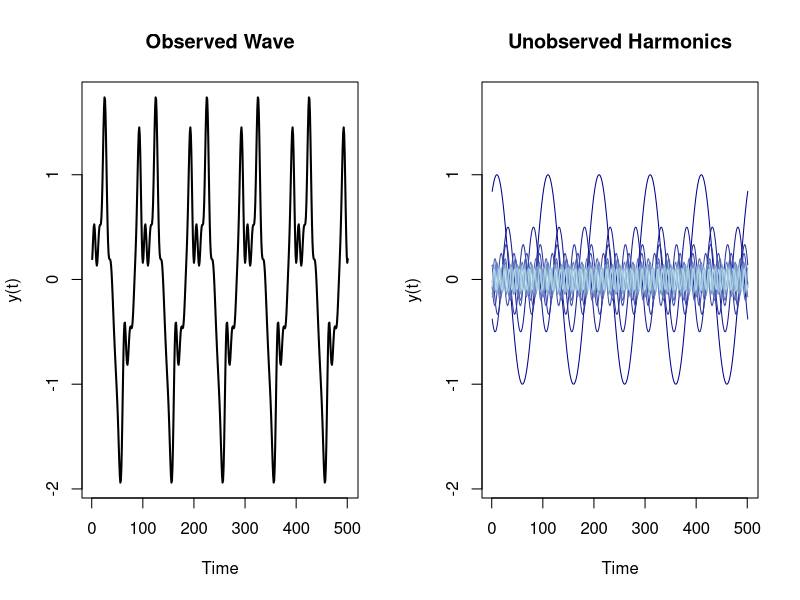
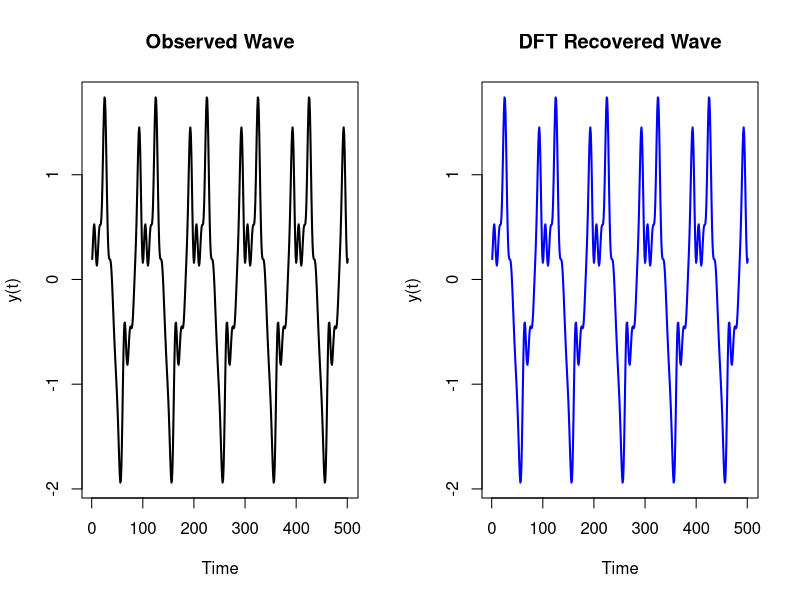
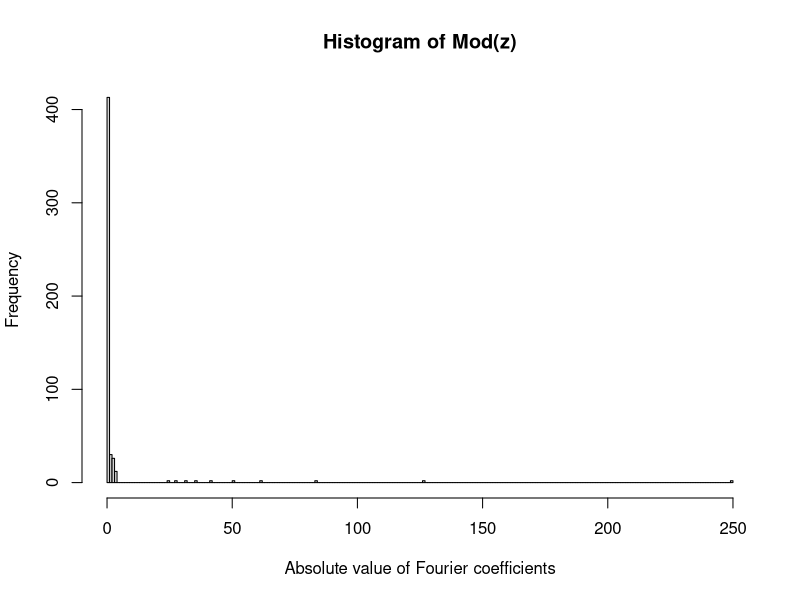
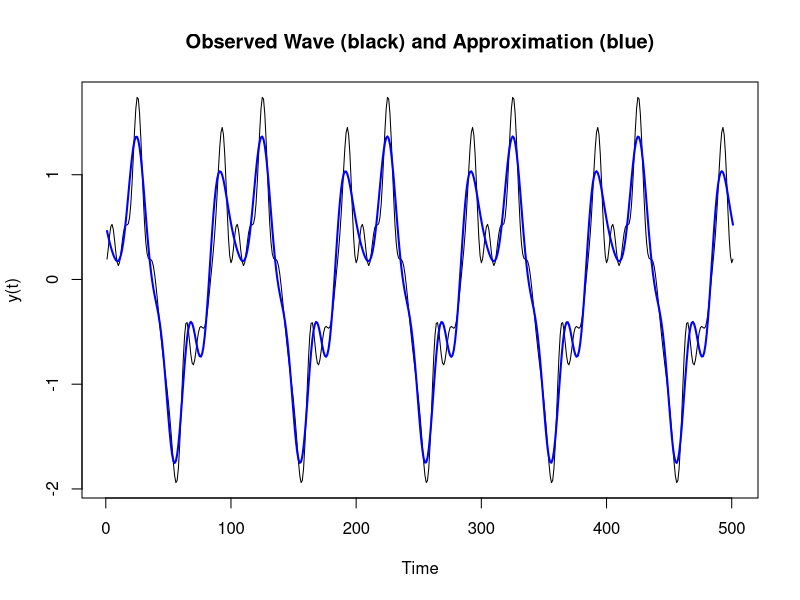
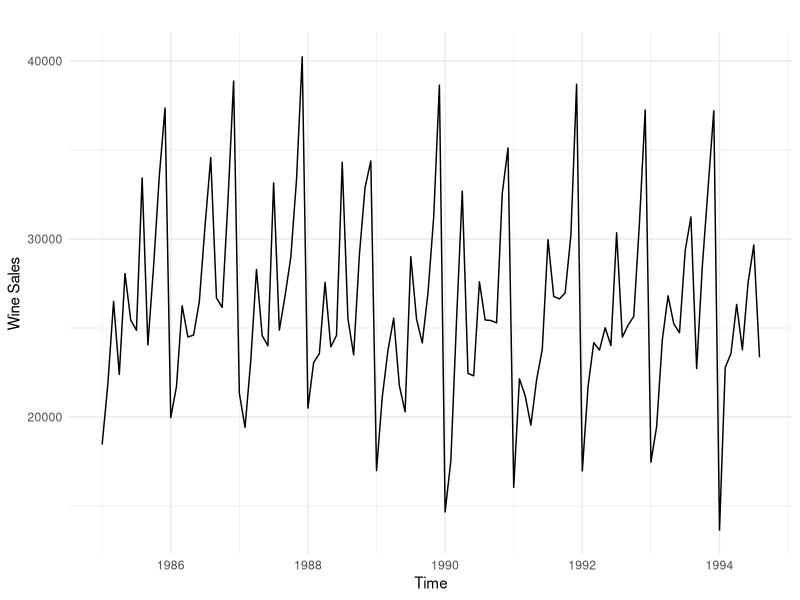
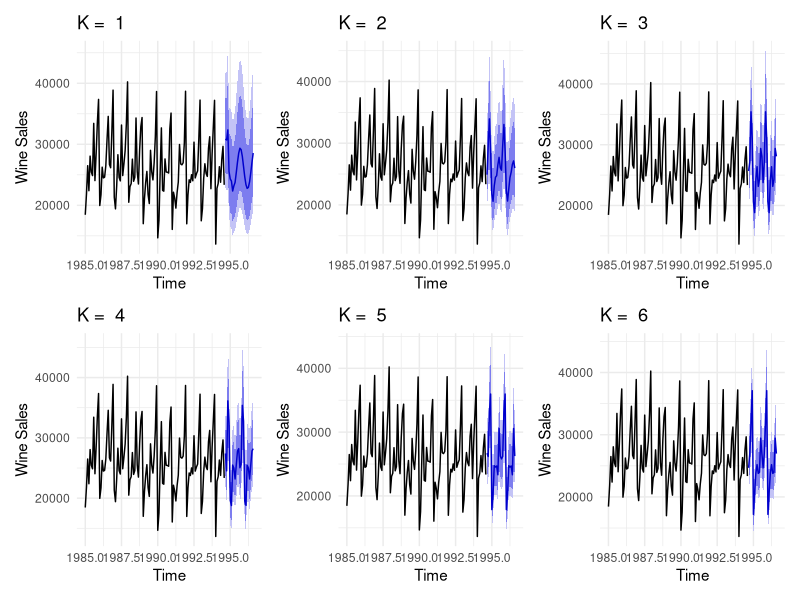
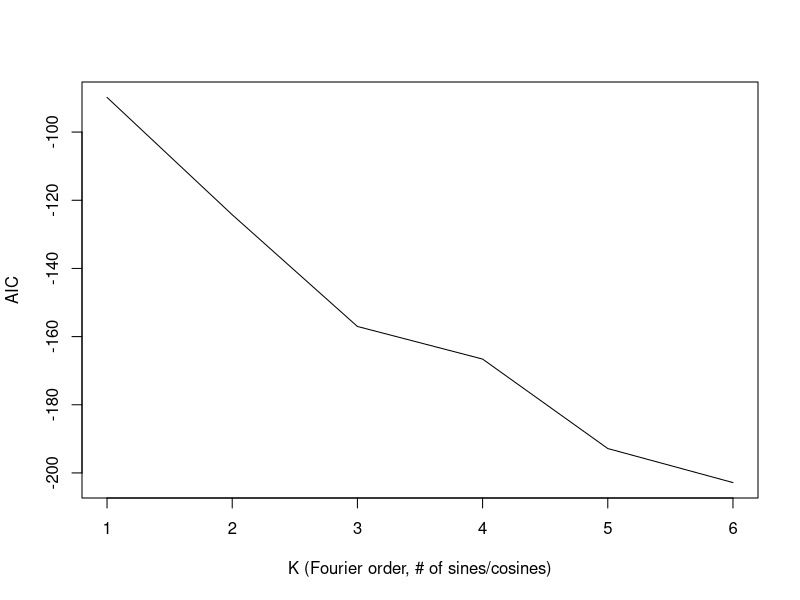
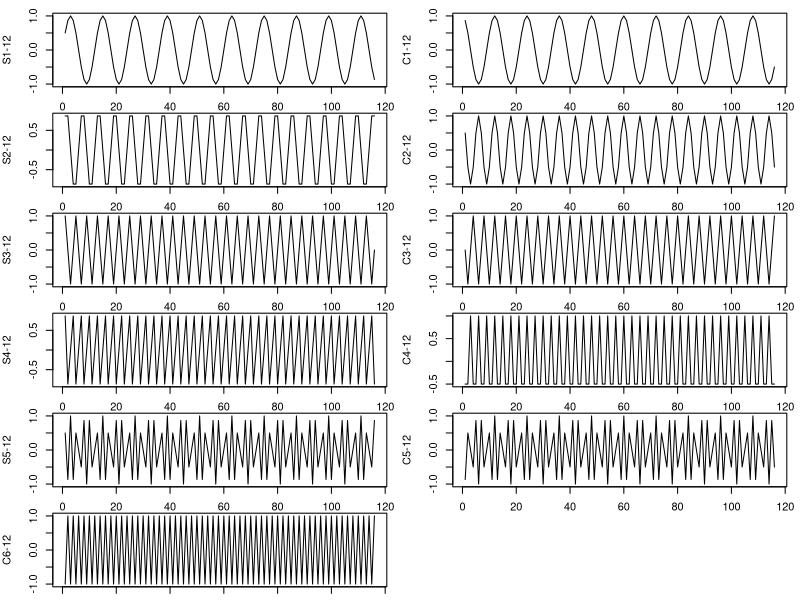

Source code (R) for these figures, in order:
# DFT
## create the wave
tt = seq(from = 0, to = 5, by = 0.01)
m = matrix(nrow = length(tt), ncol = 10)
for(k in 1:ncol(m)) m[,k] = 1/k * sin(2 * pi *  k * tt + k^2)
y = rowSums(m)

## plot the wave and harmonics
par(mfrow = c(1,2))
colors = colorRampPalette(c("darkblue", "lightblue"))(10)
plot(y, type = 'l', lwd = 2, col = 'black', xlab = 'Time', ylab = 'y(t)', main = 'Observed Wave')
plot(y, type = 'l', col = 'white', xlab = 'Time', ylab = 'y(t)', main = 'Unobserved Harmonics')
for(i in 1:ncol(m)) lines(m[,i], type = 'l', col= colors[i]) 
dev.off()

## plot the wave and inverse DFT on all coefficients
z = fft(y)
par(mfrow = c(1,2))
plot(y, type = 'l', lwd = 2, col = 'black', xlab = 'Time', ylab = 'y(t)', main = 'Observed Wave')
plot(Re(fft(z, inverse = TRUE)/length(z)), type = 'l', lwd = 2, col = 'blue', xlab = 'Time', ylab = 'y(t)', main = 'DFT Recovered Wave')
dev.off()

## plot absolute values of the coefficients
### Mod(z) is just sqrt(Re(z)^2 + Im(z^2))
hist(Mod(z), breaks = 200, xlab = "Absolute value of Fourier coefficients")

## approximate wave with largest coefficients
plot(y, type = 'l', ylab = "y(t)", xlab = "Time", main = 'Observed Wave (black) and Approximation (blue)')
zr = round(z)
zr[Mod(zr)<sort(Mod(zr), TRUE)[10]] = 0
lines(Re(fft(zr, inverse = T)/length(y)), type = 'l', col = 'blue', lwd = 2)


# dynamic harmonic regression
library(forecast)
library(ggplot2)
data("wineind")

df = window(wineind, start = 1985)
autoplot(df) + labs(y = "Wine Sales") + theme_minimal()

# plot forecasts with various fourier orders
# this is adapted from RH's book
n_k = 6L
plots = vector(mode = "list", length = n_k)
for (i in 1:n_k){
  fit = auto.arima(df, xreg = fourier(df, K = i),
                   seasonal = FALSE, lambda = 0)
  plots[[i]] = autoplot(
    forecast(fit, xreg=fourier(df, K = i, h=24)), title = NULL) +
    labs(title = paste("K = ", i), y = "Wine Sales") + 
    theme_minimal()
}
patchwork::wrap_plots(plots)

# show the decreasing AIC
res_aic = rep(NA, 6)
for(i in seq_along(res_aic)){
  fit = auto.arima(df, xreg = fourier(df, K = i), seasonal = FALSE, lambda = 0)
  res_aic[i] = fit$aicc
}
plot(res_aic, type = 'l', xlab = "K (Fourier order, # of sines/cosines)", ylab = "AIC")


harmonics = fourier(df, K = 6)
par(mar = c(1,4,1,1), mfrow = c(6,2))
for(i in 1:ncol(harmonics)){
  plot(harmonics[,i], type = 'l', xlab = "Time", ylab = colnames(harmonics)[i])
}
par(mar = rep(4, 4), mfrow=c(1,1))
